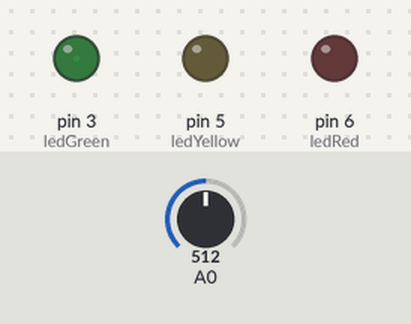
The sketch below on a simulated Arduino Uno, built with avr-gcc and run on an emulated ATmega328P. Parts: output pins drawn as LEDs (lit = HIGH). Inputs (shaded band) come from the test bench; at power-on: A0 = 512.

Above: at 0.05 s.
At 1.15 s:
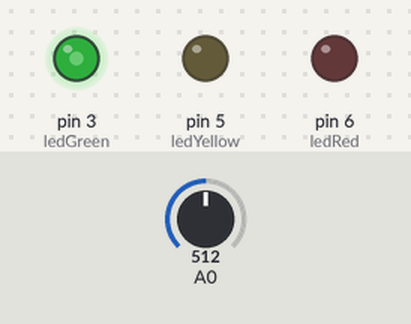
At 2.3 s:
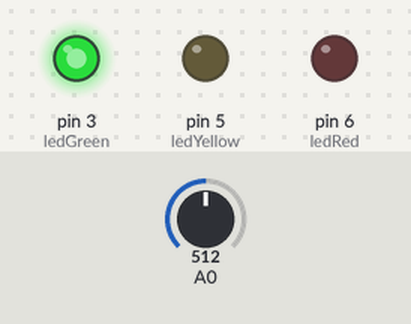
At 4.6 s:
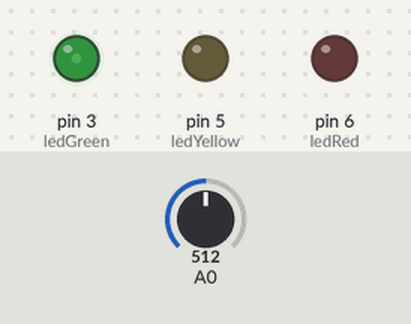
Timing chart, 0 to 8.0 s (numbered marks = the images above):
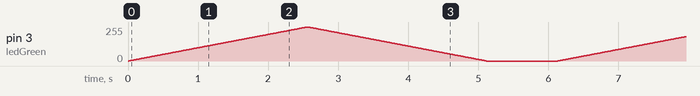

The sketch:

sketch_aug18a.ino
```cpp
#define ledGreen 3
#define ledYellow 5
#define ledRed 6

float tempreture;
int delay_time = 1000;
int hot_temp = 27;
int ok_temp = 26;
int delay_time_analog = 10;

void setup() {
  pinMode(ledGreen, OUTPUT);
  pinMode(ledYellow, OUTPUT);
  pinMode(ledRed, OUTPUT);
}

void loop() {
	tempreture = (analogRead(0) * 5000 / 1024 - 500) / 10;

	if (tempreture >= hot_temp) {
		for (int p = 0; p < 256; p++) {
			analogWrite(ledRed, p);
			delay(delay_time_analog);
		}
		for (int p = 255; p >= 0; p--) {
			analogWrite(ledRed, p);
			delay(delay_time_analog);
		}
    delay(delay_time);
	} else if (tempreture >= ok_temp) {
		for (int p = 0; p < 256; p++) {
			analogWrite(ledYellow, p);
			delay(delay_time_analog);
		}
		for (int p = 255; p >= 0; p--) {
			analogWrite(ledYellow, p);
			delay(delay_time_analog);
		}
    delay(delay_time);
	} else {
		for (int p = 0; p < 256; p++) {
			analogWrite(ledGreen, p);
			delay(delay_time_analog);
		}
		for (int p = 255; p >= 0; p--) {
			analogWrite(ledGreen, p);
			delay(delay_time_analog);
		}
    delay(delay_time);
	}
}
```
